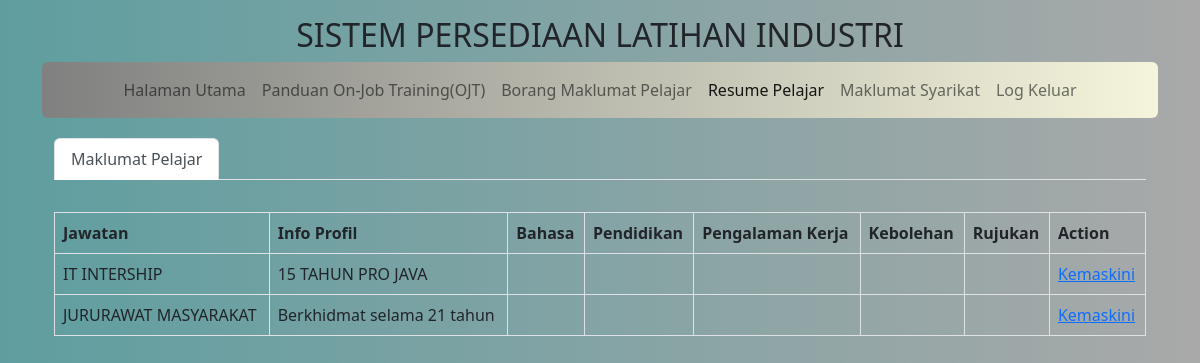
The app's page /pelajar/paparesume.php with its own data.
### tables this page shows
CREATE TABLE `resume` (
  `id_user` varchar(50) NOT NULL,
  `id_resume` int NOT NULL,
  `jawatan` varchar(50) NOT NULL,
  `infoprofil` varchar(250) NOT NULL,
  `gambar` blob NOT NULL
);

### pelajar/paparesume.php (the view, shortened to what this page needs)
<!doctype html>
<html lang="en">
  <head>
<link href="assets/dist/css/bootstrap.min.css" rel="stylesheet">
<link rel="stylesheet" href="//cdn.jsdelivr.net/npm/alertifyjs@1.13.1/build/css/alertify.min.css"/>
  </head>
  <body>
<main>
  <div class="container-xl mb-4">
    <center><p>
      <h2>SISTEM PERSEDIAAN LATIHAN INDUSTRI</h2>
    </center>
    <nav class="navbar navbar-expand-lg bg-light rounded" aria-label="Twelfth navbar example">
      <div class="container-fluid">
        <div class="collapse navbar-collapse justify-content-md-center" id="navbar">
          <ul class="navbar-nav">
            <li class="nav-item">
              <a class="nav-link" href="homepagestudent.php">Halaman Utama</a>
            </li>
            <li class="nav-item">
              <a class="nav-link"href="homepagestudent.php">Panduan On-Job Training(OJT)</a>
            </li>
            <li class="nav-item">
              <a class="nav-link " href="borangmaklumat.php">Borang Maklumat Pelajar</a>
            </li>
            <li class="nav-item">
              <a class="nav-link active" href="resume.php">Resume Pelajar</a>
            </li>
            <li class="nav-item">
              <a class="nav-link" href="maklumatsyarikat.php">Maklumat Syarikat</a>
            </li>
            <li class="nav-item">
              <a class="nav-link" href="logout.php">Log Keluar</a>
            </li>
          </ul>
        </div>
      </div>
    </nav>
<center>
<div class="container">
  <ul class="nav nav-tabs" id="myTab" role="tablist">
  <li class="nav-item">
    <a class="nav-link active" id="home-tab" data-toggle="tab" href="#home" role="tab" aria-controls="home" aria-selected="true">Maklumat Pelajar</a>
  </li>
</ul>
<div class="tab-content" id="myTabContent">
  <div class="tab-pane fade show active" id="home" role="tabpanel" aria-labelledby="home-tab">
    <div class="b-example-divider"></div>
    <table id="myTable" class="table table-hover table-bordered table-responsive">
                        <tr>
                        <th>Jawatan</th>
                        <th>Info Profil</th>
                        <th>Bahasa</th>
                        <th>Pendidikan</th>
                        <th>Pengalaman Kerja</th>
                        <th>Kebolehan</th>
                        <th>Rujukan</th>
                        <th>Action</th>
                    </tr>
              <tbody>
                    <?php
                        require '../config.php';
                        $query = "SELECT * FROM resume";
                        $query_run = mysqli_query($conn, $query);
                        if(mysqli_num_rows($query_run) > 0)
                          {
                            foreach($query_run as $maklumat)
                              {
                    ?>
                            <tr>
                              <td><?= $maklumat['jawatan'] ?></td>
                              <td><?= $maklumat['infoprofil'] ?></td>
                              <td><?= $maklumat['bahasa'] ?></td>
                              <td><?= $maklumat['pendidikan'] ?></td>
                              <td><?= $maklumat['pengalamankerja'] ?></td>
                              <td><?= $maklumat['kebolehan'] ?></td>
                              <td><?= $maklumat['rujukan'] ?></td>
                              <td><a><a href="borang_updateresume.php?jawatan=<?php echo $maklumat["jawatan"];?>">Kemaskini</a></a></td>
                            </tr>
                        <?php
                          }
                            }
                        ?>
              </tbody>
        </table>
  </div>
</div>
</div>
</center>
</main>
  </body>
</html>

### pelajar/paparesume.php (style rules this page uses)
body { padding-bottom: 20px; background: linear-gradient(to right, CadetBlue, DarkGrey); }
.b-example-divider { height: 2rem; border-width: 1px 0; }
.navbar { margin-bottom: 20px; background: linear-gradient(to right, gray, beige); }

### records on screen
resume: jawatan "IT INTERSHIP", infoprofil "15 TAHUN PRO JAVA"
resume: jawatan "JURURAWAT MASYARAKAT", infoprofil "Berkhidmat selama 21 tahun"
